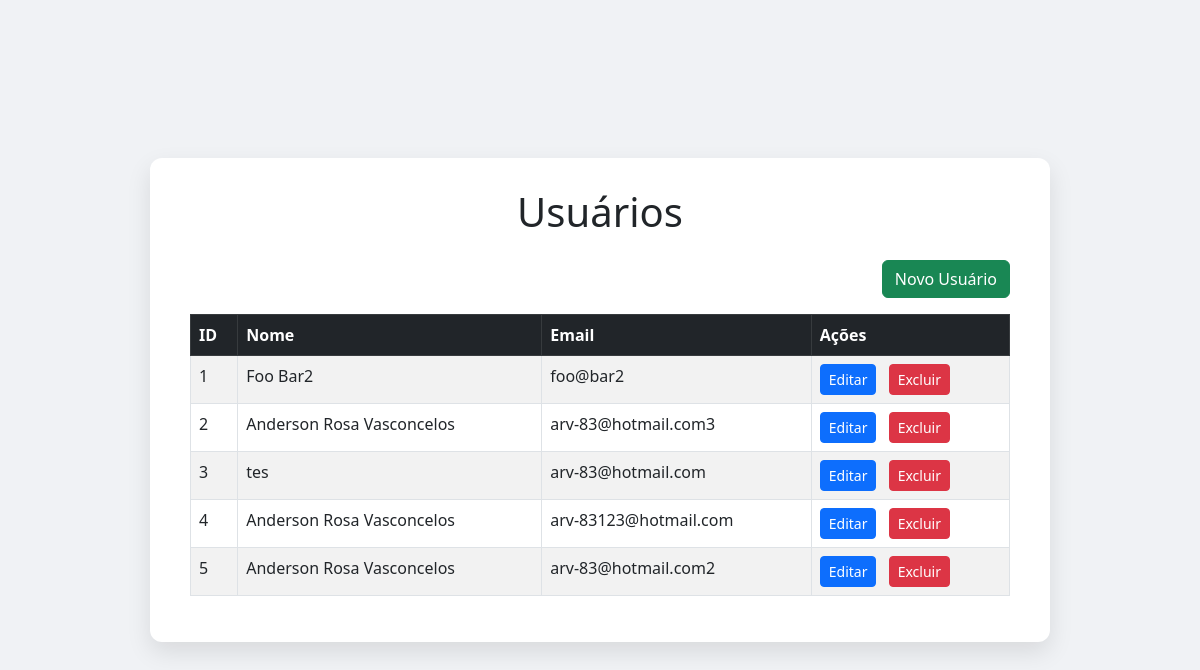
The page / on the database its author committed.
### tables this page shows
CREATE TABLE users(
    id INTEGER PRIMARY KEY,
    name varchar(100) NOT NULL,
    email varchar(100) NOT NULL
);

### controllers/UsersController.php (called while the page is built, shortened)
<?php
require_once('./models/UsersModel.php');
class UsersController{
    private $model;
    function __construct()
    {
        $this->model = new UsersModel();
    }
    function getAll(){
        $users = $this->model->getAll(PDO::FETCH_OBJ);
        require_once('./views/UsersView.php');
    }
}

### config/connection.php (called while the page is built, shortened)
<?php
class Connection {
    private $databaseFile;
    public $connection;
    public function __construct()
    {
        $this->databaseFile = realpath(__DIR__ . "/../database/db.sqlite");
    }
    private function connect()
    {
        return $this->connection = new PDO("sqlite:{$this->databaseFile}");
    }
    public function getConnection()
    {
        return $this->connection ?: $this->connection = $this->connect();
    }
}

### models/UsersModel.php (called while the page is built, shortened)
<?php
    require_once(__DIR__ . '/../config/connection.php');
    class UsersModel extends Connection{
        private $table;
        function __construct()
        {
            $this->table = 'users';
        }
        function getAll(){
            $sqlSelect = $this->connection->query("SELECT * FROM $this->table");
            return $sqlSelect->fetchAll();
        }
    }
?>

### views/UsersView.php (the view, shortened to what this page needs)
<!DOCTYPE html>
<html lang="pt-BR">
<head>
    <link href="https://cdn.jsdelivr.net/npm/bootstrap@5.3.0/dist/css/bootstrap.min.css" rel="stylesheet" />
</head>
<body>
<div class="container-custom">
    <h1 class="mb-4 text-center">Usuários</h1>
    <div class="d-flex justify-content-end mb-3">
        <button type="button" class="btn btn-success" onclick="openUserModal()">Novo Usuário</button>
    </div>
    <table class="table table-striped table-bordered">
        <thead class="table-dark">
            <tr>
                <th>ID</th>
                <th>Nome</th>
                <th>Email</th>
                <th>Ações</th>
            </tr>
        </thead>
        <tbody>
        <?php foreach ($users as $user): ?>
            <tr>
                <td><?= htmlspecialchars($user['id']) ?></td>
                <td><?= htmlspecialchars($user['name']) ?></td>
                <td><?= htmlspecialchars($user['email']) ?></td>
                <td>
                    <button type="button"
                            class="btn btn-primary btn-sm me-2"
                            onclick='openUserModal(<?= json_encode($user) ?>)'>
                        Editar
                    </button>
                    <button type="button" class="btn btn-danger btn-sm"
                            onclick="confirmDelete(<?= htmlspecialchars($user['id']) ?>, '<?= htmlspecialchars(addslashes($user['name'])) ?>')">
                        Excluir
                    </button>
                </td>
            </tr>
        <?php endforeach; ?>
        </tbody>
    </table>
</div>
</body>
</html>

### index.php (shortened to what this page needs)
<?php
require './config/connection.php';
require './controllers/UsersController.php';
$usersController = new UsersController();
$action = (isset($_GET['action']) || isset($_POST['action'])) ? (isset($_POST['action']) ? $_POST['action'] : $_GET['action']) : 'index';
switch($action){
    default:
        $usersController->getAll();
 }

### views/UsersView.php (style rules this page uses)
body { background: #f0f2f5; min-height: 100vh; display: flex; align-items: center; justify-content: center; padding: 40px 15px; }
.container-custom { background: white; padding: 30px 40px; border-radius: 12px; box-shadow: 0 10px 25px rgba(0, 0, 0, 0.1); max-width: 900px; width: 100%; }

### rows shown on the page
users: id "1", name "Foo Bar2", email "foo@bar2"
users: id "2", name "Anderson Rosa Vasconcelos", email "arv-83@hotmail.com3"
users: id "3", name "tes", email "arv-83@hotmail.com"
users: id "4", name "Anderson Rosa Vasconcelos", email "arv-83123@hotmail.com"
users: id "5", name "Anderson Rosa Vasconcelos", email "arv-83@hotmail.com2"
